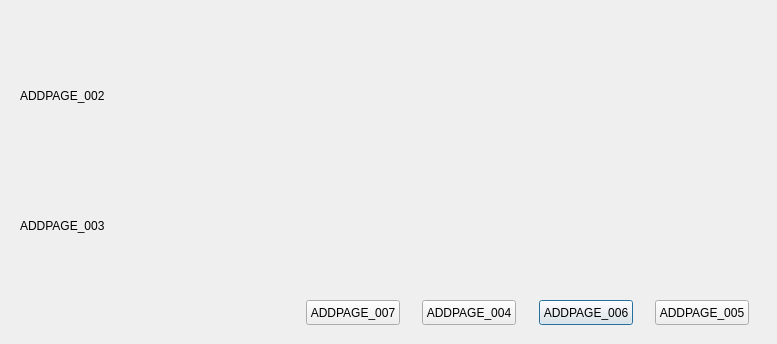
<?xml version="1.0" encoding="UTF-8"?>
<ui version="4.0">
 <class>addeditpageDialog</class>
 <widget class="QDialog" name="addeditpageDialog">
  <property name="geometry">
   <rect>
    <x>0</x>
    <y>0</y>
    <width>777</width>
    <height>344</height>
   </rect>
  </property>
  <property name="windowTitle">
   <string>ADDPAGE_001</string>
  </property>
  <property name="windowIcon">
   <iconset>
    <normaloff>icons/escan2_app.ico</normaloff>icons/escan2_app.ico</iconset>
  </property>
  <widget class="QLabel" name="Scan_complete_label">
   <property name="geometry">
    <rect>
     <x>20</x>
     <y>20</y>
     <width>731</width>
     <height>151</height>
    </rect>
   </property>
   <property name="text">
    <string>ADDPAGE_002</string>
   </property>
  </widget>
  <widget class="QLabel" name="Scan_complete_label_2">
   <property name="geometry">
    <rect>
     <x>20</x>
     <y>190</y>
     <width>731</width>
     <height>71</height>
    </rect>
   </property>
   <property name="text">
    <string>ADDPAGE_003</string>
   </property>
  </widget>
  <widget class="QPushButton" name="Add_pushButton">
   <property name="geometry">
    <rect>
     <x>422</x>
     <y>300</y>
     <width>94</width>
     <height>25</height>
    </rect>
   </property>
   <property name="text">
    <string>ADDPAGE_004</string>
   </property>
   <property name="autoDefault">
    <bool>false</bool>
   </property>
  </widget>
  <widget class="QPushButton" name="Edit_pushButton">
   <property name="geometry">
    <rect>
     <x>306</x>
     <y>300</y>
     <width>94</width>
     <height>25</height>
    </rect>
   </property>
   <property name="text">
    <string>ADDPAGE_007</string>
   </property>
   <property name="autoDefault">
    <bool>false</bool>
   </property>
  </widget>
  <widget class="QPushButton" name="Save_pushButton">
   <property name="geometry">
    <rect>
     <x>539</x>
     <y>300</y>
     <width>94</width>
     <height>25</height>
    </rect>
   </property>
   <property name="text">
    <string>ADDPAGE_006</string>
   </property>
  </widget>
  <widget class="QPushButton" name="Cancel_pushButton">
   <property name="geometry">
    <rect>
     <x>655</x>
     <y>300</y>
     <width>94</width>
     <height>25</height>
    </rect>
   </property>
   <property name="text">
    <string>ADDPAGE_005</string>
   </property>
   <property name="autoDefault">
    <bool>false</bool>
   </property>
  </widget>
 </widget>
 <resources/>
 <connections>
  <connection>
   <sender>Save_pushButton</sender>
   <signal>clicked()</signal>
   <receiver>addeditpageDialog</receiver>
   <slot>reject()</slot>
   <hints>
    <hint type="sourcelabel">
     <x>593</x>
     <y>300</y>
    </hint>
    <hint type="destinationlabel">
     <x>388</x>
     <y>171</y>
    </hint>
   </hints>
  </connection>
  <connection>
   <sender>Cancel_pushButton</sender>
   <signal>clicked()</signal>
   <receiver>addeditpageDialog</receiver>
   <slot>onButtonPressed()</slot>
   <hints>
    <hint type="sourcelabel">
     <x>709</x>
     <y>300</y>
    </hint>
    <hint type="destinationlabel">
     <x>388</x>
     <y>171</y>
    </hint>
   </hints>
  </connection>
  <connection>
   <sender>Save_pushButton</sender>
   <signal>clicked()</signal>
   <receiver>addeditpageDialog</receiver>
   <slot>onButtonPressed()</slot>
   <hints>
    <hint type="sourcelabel">
     <x>593</x>
     <y>300</y>
    </hint>
    <hint type="destinationlabel">
     <x>388</x>
     <y>171</y>
    </hint>
   </hints>
  </connection>
  <connection>
   <sender>Edit_pushButton</sender>
   <signal>clicked()</signal>
   <receiver>addeditpageDialog</receiver>
   <slot>onButtonPressed()</slot>
   <hints>
    <hint type="sourcelabel">
     <x>360</x>
     <y>300</y>
    </hint>
    <hint type="destinationlabel">
     <x>388</x>
     <y>171</y>
    </hint>
   </hints>
  </connection>
  <connection>
   <sender>Add_pushButton</sender>
   <signal>clicked()</signal>
   <receiver>addeditpageDialog</receiver>
   <slot>reject()</slot>
   <hints>
    <hint type="sourcelabel">
     <x>477</x>
     <y>300</y>
    </hint>
    <hint type="destinationlabel">
     <x>388</x>
     <y>171</y>
    </hint>
   </hints>
  </connection>
  <connection>
   <sender>Add_pushButton</sender>
   <signal>clicked()</signal>
   <receiver>addeditpageDialog</receiver>
   <slot>onButtonPressed()</slot>
   <hints>
    <hint type="sourcelabel">
     <x>477</x>
     <y>300</y>
    </hint>
    <hint type="destinationlabel">
     <x>388</x>
     <y>171</y>
    </hint>
   </hints>
  </connection>
 </connections>
 <slots>
  <slot>onButtonPressed()</slot>
 </slots>
</ui>
